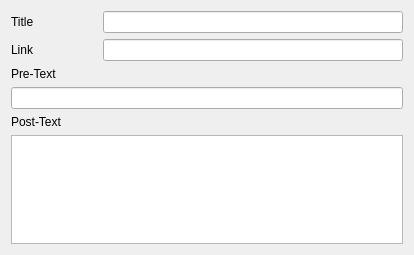
<?xml version="1.0" encoding="UTF-8"?>
<ui version="4.0">
 <class>LinkRecommendation</class>
 <widget class="QWidget" name="LinkRecommendation">
  <property name="geometry">
   <rect>
    <x>0</x>
    <y>0</y>
    <width>414</width>
    <height>255</height>
   </rect>
  </property>
  <property name="windowTitle">
   <string>Form</string>
  </property>
  <layout class="QVBoxLayout" name="verticalLayout">
   <item>
    <layout class="QHBoxLayout" name="horizontalLayout">
     <item>
      <widget class="QLabel" name="labe_title">
       <property name="text">
        <string>Title</string>
       </property>
      </widget>
     </item>
     <item>
      <spacer name="horizontalSpacer">
       <property name="orientation">
        <enum>Qt::Horizontal</enum>
       </property>
       <property name="sizeHint" stdset="0">
        <size>
         <width>40</width>
         <height>20</height>
        </size>
       </property>
      </spacer>
     </item>
     <item>
      <widget class="QLineEdit" name="lineEdit">
       <property name="sizePolicy">
        <sizepolicy hsizetype="Fixed" vsizetype="Fixed">
         <horstretch>0</horstretch>
         <verstretch>0</verstretch>
        </sizepolicy>
       </property>
       <property name="minimumSize">
        <size>
         <width>300</width>
         <height>0</height>
        </size>
       </property>
      </widget>
     </item>
    </layout>
   </item>
   <item>
    <layout class="QHBoxLayout" name="horizontalLayout_2">
     <item>
      <widget class="QLabel" name="label_link">
       <property name="text">
        <string>Link</string>
       </property>
      </widget>
     </item>
     <item>
      <spacer name="horizontalSpacer_2">
       <property name="orientation">
        <enum>Qt::Horizontal</enum>
       </property>
       <property name="sizeHint" stdset="0">
        <size>
         <width>40</width>
         <height>20</height>
        </size>
       </property>
      </spacer>
     </item>
     <item>
      <widget class="QLineEdit" name="lineEdit_2">
       <property name="sizePolicy">
        <sizepolicy hsizetype="Fixed" vsizetype="Fixed">
         <horstretch>0</horstretch>
         <verstretch>0</verstretch>
        </sizepolicy>
       </property>
       <property name="minimumSize">
        <size>
         <width>300</width>
         <height>0</height>
        </size>
       </property>
      </widget>
     </item>
    </layout>
   </item>
   <item>
    <layout class="QVBoxLayout" name="verticalLayout_2">
     <item>
      <widget class="QLabel" name="label_pre">
       <property name="text">
        <string>Pre-Text</string>
       </property>
      </widget>
     </item>
     <item>
      <widget class="QLineEdit" name="lineEdit_pre"/>
     </item>
    </layout>
   </item>
   <item>
    <layout class="QVBoxLayout" name="verticalLayout_3">
     <item>
      <widget class="QLabel" name="label_post">
       <property name="text">
        <string>Post-Text</string>
       </property>
      </widget>
     </item>
     <item>
      <widget class="QPlainTextEdit" name="plainTextEdit_post">
       <property name="sizePolicy">
        <sizepolicy hsizetype="Expanding" vsizetype="Expanding">
         <horstretch>0</horstretch>
         <verstretch>0</verstretch>
        </sizepolicy>
       </property>
       <property name="horizontalScrollBarPolicy">
        <enum>Qt::ScrollBarAsNeeded</enum>
       </property>
       <property name="sizeAdjustPolicy">
        <enum>QAbstractScrollArea::AdjustIgnored</enum>
       </property>
       <property name="lineWrapMode">
        <enum>QPlainTextEdit::NoWrap</enum>
       </property>
       <property name="plainText">
        <string notr="true"/>
       </property>
       <property name="centerOnScroll">
        <bool>false</bool>
       </property>
      </widget>
     </item>
    </layout>
   </item>
  </layout>
 </widget>
 <resources/>
 <connections/>
</ui>
